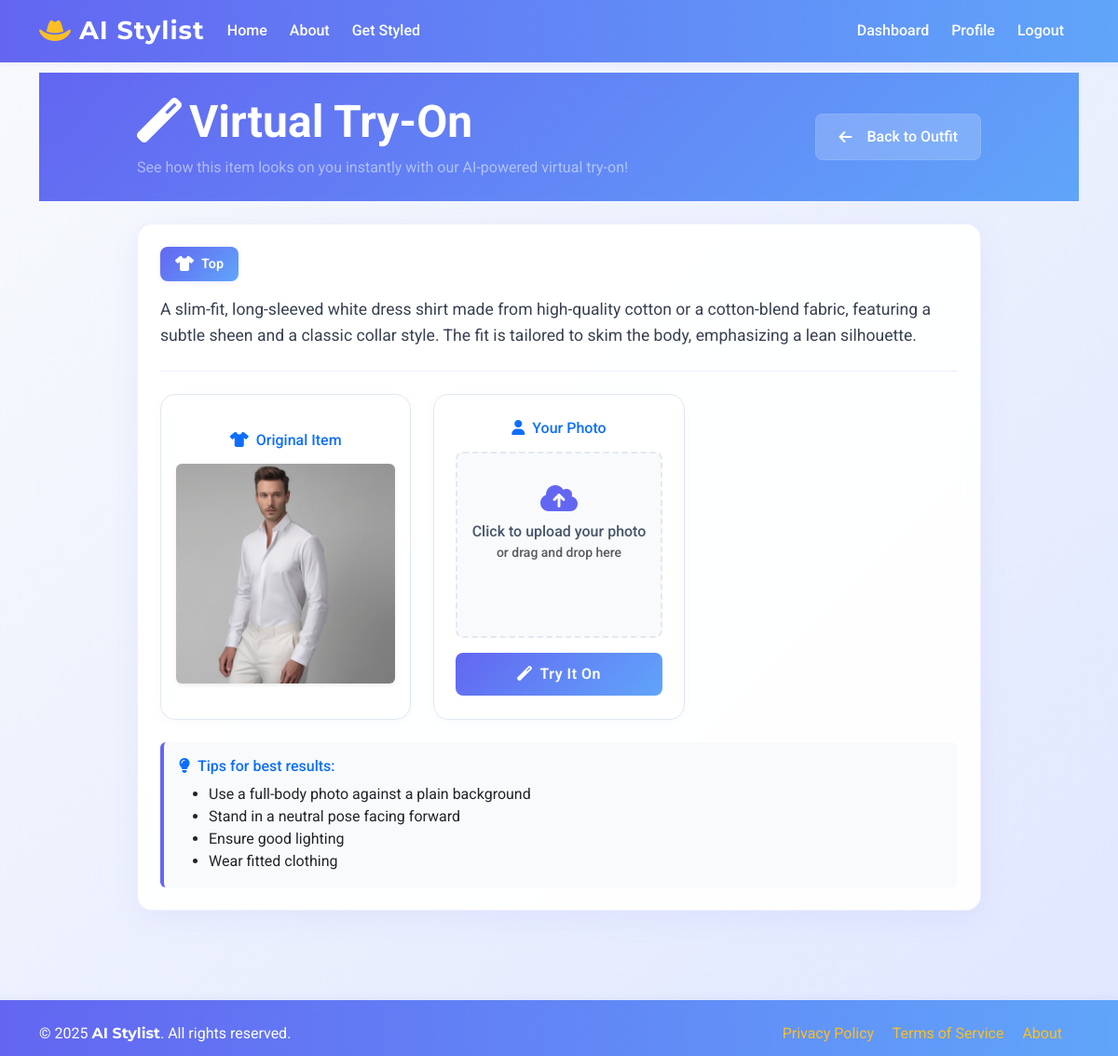
The page /virtual-tryon/47/ (signed in) on the database its author committed.
### stylist/models.py (models this page shows, shortened)
class OutfitItem(models.Model):
    ITEM_TYPE_CHOICES = [
        ('top', 'Top'),
        ('bottom', 'Bottom'),
        ('dress', 'Dress'),
        ('outerwear', 'Outerwear'),
        ('footwear', 'Footwear'),
        ('accessory', 'Accessory'),
    ]
    outfit = models.ForeignKey(OutfitSuggestion, on_delete=models.CASCADE, related_name='items')
    item_type = models.CharField(max_length=20, choices=ITEM_TYPE_CHOICES)
    description = models.CharField(max_length=255)
    image = models.ImageField(upload_to='outfit_items/', blank=True, null=True)
    shopping_link = models.URLField(blank=True, null=True)

### stylist/views.py (the view, shortened to what this page needs)
# urls.py: path('virtual-tryon/<int:item_id>/', views.virtual_tryon, name='virtual_tryon'),
@login_required
def virtual_tryon(request, item_id):
    try:
        item = OutfitItem.objects.get(id=item_id)
        if item.outfit.user != request.user:
            messages.error(request, 'Access denied!')
            return redirect('dashboard')
        return render(request, 'stylist/virtual_tryon.html', {'item': item})
    except OutfitItem.DoesNotExist:
        messages.error(request, 'Item not found!')
        return redirect('dashboard')

### templates/stylist/virtual_tryon.html (shortened to what this page needs)
{% extends 'stylist/base.html' %}
{% block content %}
<section class="tryon-hero py-4 mb-4">
    <div class="container">
        <div class="row align-items-center">
            <div class="col-lg-10 mx-auto">
                <div class="d-flex justify-content-between align-items-center">
                    <div>
                        <h1 class="display-5 fw-bold text-white mb-2">
                            <i class="fas fa-magic me-2"></i>Virtual Try-On
                        </h1>
                        <p class="text-white-50 mb-0">See how this item looks on you instantly with our AI-powered virtual try-on!</p>
                    </div>
                    <a href="{% url 'view_outfit' item.outfit.id %}" class="btn btn-glass">
                        <i class="fas fa-arrow-left me-2"></i>Back to Outfit
                    </a>
                </div>
            </div>
        </div>
    </div>
</section>
<div class="container mb-5">
    <div class="row">
        <div class="col-lg-10 mx-auto">
            <div class="glass-card p-4 mb-4">
                <div class="outfit-info mb-4">
                    <div class="d-flex align-items-center gap-3 mb-3">
                        <span class="item-type-badge">
                            <i class="fas {% if 'Bottom' in item.get_item_type_display %}fa-pants{% elif 'Top' in item.get_item_type_display %}fa-tshirt{% else %}fa-vest{% endif %} me-2"></i>
                            {{ item.get_item_type_display }}
                        </span>
                    </div>
                    <p class="outfit-description">{{ item.description }}</p>
                </div>
                <div class="row g-4 align-items-start">
                    <div class="col-md-4">
                        <div class="glass-inner-card h-100 text-center p-3">
                            <h6 class="mb-3 text-primary"><i class="fas fa-tshirt me-2"></i>Original Item</h6>
                            {% if item.image %}
                            <img src="{{ MEDIA_URL }}{{ item.image }}" class="img-fluid rounded shadow-sm" alt="{{ item.description }}">
                            {% else %}
                            <div class="text-center p-4">
                                <i class="fas fa-tshirt fa-4x text-secondary"></i>
                            </div>
                            {% endif %}
                        </div>
                    </div>
                    <div class="col-md-4">
                        <div class="glass-inner-card h-100 text-center p-3">
                            <h6 class="mb-3 text-primary"><i class="fas fa-user me-2"></i>Your Photo</h6>
                            {% if person_image %}
                            <img class="img-fluid rounded shadow-sm" alt="Your photo">
                            {% else %}
                            <form method="post" enctype="multipart/form-data" class="text-center" id="tryonForm">
                                <div class="upload-area mb-3">
                                    <div class="upload-input">
                                        <label for="person_image" class="form-label d-block">
                                            <div class="upload-placeholder" id="uploadPlaceholder">
                                                <i class="fas fa-cloud-upload-alt mb-2"></i>
                                                <span>Click to upload your photo</span>
                                                <small class="d-block text-muted">or drag and drop here</small>
                                            </div>
                                        </label>
                                    </div>
                                </div>
                                <button type="submit" class="btn btn-primary w-100" id="tryonButton">
                                    <span class="normal-text"><i class="fas fa-magic me-2"></i>Try It On</span>
                                </button>
                            </form>
                            {% endif %}
                        </div>
                    </div>
                </div>
                <div class="mt-4">
                    <div class="tips-section p-3 rounded">
                        <h6 class="mb-2 text-primary"><i class="fas fa-lightbulb me-2"></i>Tips for best results:</h6>
                        <ul class="mb-0">
                            <li>Use a full-body photo against a plain background</li>
                            <li>Stand in a neutral pose facing forward</li>
                            <li>Ensure good lighting</li>
                            <li>Wear fitted clothing</li>
                        </ul>
                    </div>
                </div>
            </div>
        </div>
    </div>
</div>
{% endblock %}

### templates/stylist/base.html (style rules this page uses)
body { font-family: 'Roboto', Arial, sans-serif; padding-top: 70px; min-height: 100vh; display: flex; flex-direction: column; background: linear-gradient(135deg, #f8fafc 0%, #e0e7ff 100%); }
.btn-primary, .btn-outline-primary { background: linear-gradient(90deg, #6366f1 0%, #60a5fa 100%); border: none; font-weight: 600; letter-spacing: 0.5px; transition: box-shadow 0.2s, background 0.2s; }
.form-label { font-weight: 500; color: #6366f1; }

### templates/stylist/virtual_tryon.html (style rules this page uses)
.tryon-hero { background: linear-gradient(135deg, #6366f1 0%, #60a5fa 100%); margin-top: -1rem; }
.btn-glass { background: rgba(255, 255, 255, 0.2); backdrop-filter: blur(10px); border: 1px solid rgba(255, 255, 255, 0.1); color: white; padding: 0.75rem 1.5rem; border-radius: 0.5rem; display: inline-flex; align-items: center; gap: 0.5rem; transition: all 0.3s ease; font-weight: 500; }
.glass-card { background: rgba(255,255,255,0.95); border-radius: 1rem; border: 1px solid rgba(99, 102, 241, 0.1); box-shadow: 0 8px 32px rgba(99, 102, 241, 0.08); backdrop-filter: blur(8px); }
.glass-inner-card { background: rgba(255,255,255,0.85); border-radius: 1rem; border: 1px solid #e0e7ef; box-shadow: 0 2px 8px rgba(99, 102, 241, 0.04); min-height: 350px; display: flex; flex-direction: column; align-items: center; justify-content: center; }
.tips-section { background: #f8fafc; border-left: 4px solid #6366f1; }
.btn-primary { background: linear-gradient(135deg, #6366f1 0%, #60a5fa 100%); border: none; padding: 0.7rem 1.2rem; border-radius: 0.5rem; transition: all 0.3s ease; font-weight: 600; }
.outfit-info { position: relative; padding-bottom: 1.5rem; border-bottom: 1px solid rgba(99, 102, 241, 0.1); }
.outfit-description { font-size: 1.1rem; line-height: 1.6; color: #374151; margin-bottom: 0; padding-right: 1rem; }
.item-type-badge { display: inline-flex; align-items: center; padding: 0.5rem 1rem; background: linear-gradient(135deg, #6366f1 0%, #60a5fa 100%); color: white; border-radius: 0.5rem; font-weight: 600; font-size: 0.9rem; box-shadow: 0 2px 4px rgba(99, 102, 241, 0.1); }
.item-type-badge i { font-size: 1rem; }
.upload-area { position: relative; min-height: 200px; border: 2px dashed #e2e8f0; border-radius: 0.5rem; background: #f8fafc; transition: all 0.3s ease; }
.upload-placeholder { padding: 2rem 1rem; cursor: pointer; }
.upload-placeholder i { font-size: 2rem; color: #6366f1; display: block; }
.upload-placeholder span { font-size: 1rem; color: #475569; margin-top: 0.5rem; display: block; }

### rows shown on the page
OutfitItem: item_type "Top", description "A slim-fit, long-sleeved white dress shirt made from high-quality cotton or a cotton-blend fabric, featuring a subtle sheen and a classic collar style. The fit is tailored to skim the body, emphasizing a lean silhouette.", image (picture)
